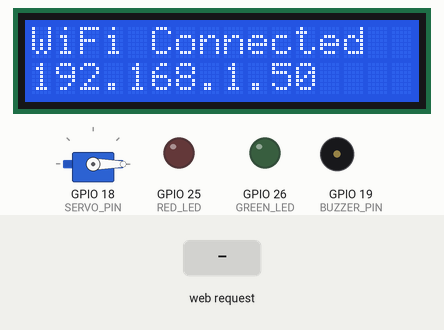
Simulated run of this sketch. Board: ESP32. Parts: servo, 16×2 character LCD, output pins drawn as LEDs (lit = HIGH), buzzer (waves = sounding, pin HIGH). The inputs (shaded band) are chosen by the test bench. WiFi joins after 1.5 s; servers stay silent unless stated; the local clock reads 2024-03-15 10:24:30 at power-on unless the sketch sets it; what the sketch prints to the serial monitor is not drawn.

Above: at 1.7 s.
At 7.8 s:
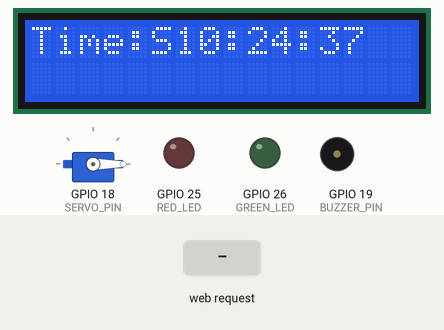
7.9 s: HTTP request GET /setAlarm?hour=1&min=1 received
At 8.8 s:
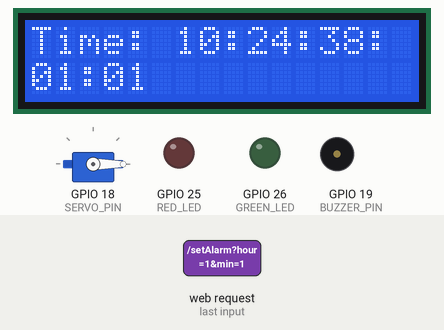
Timing chart, 0 to 10.9 s (numbered marks = the images above; inputs shaded):
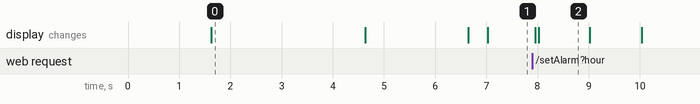

The sketch:

Medicine_Reminder_and_Delivery_Robot.ino
```cpp
#include <WiFi.h>
#include <WebServer.h>
#include <Wire.h>
#include <LiquidCrystal_I2C.h>
#include <ESP32Servo.h>
#include "time.h"

//================== WiFi ==================
const char* ssid = "  ";
const char* password = "  ";

//============== Web Server (Port 80) ======
WebServer server(80);

//============== Bangladesh Time ===========
const char* ntpServer = "pool.ntp.org";
const long gmtOffset_sec = 21600;
const int daylightOffset_sec = 0;

//============= Patient Info ===============
String patient = "  ";
String medicine = "  ";

// Alarm Time (ডিফল্ট)
int alarmHour = 16;
int alarmMinute = 34;

//============= LCD ========================
LiquidCrystal_I2C lcd(0x27, 16, 2);

//============= Servo ======================
Servo servo;

//============= Pins =======================
#define SERVO_PIN   18
#define BUZZER_PIN  19
#define RED_LED     25
#define GREEN_LED   26
#define BUTTON_PIN  27

bool alarmDone = false;
bool waitingButton = false;

// --- ওয়েবসাইট থেকে নতুন টাইম রিসিভ করার ফাংশন ---
void handleSetAlarm() {
  server.sendHeader("Access-Control-Allow-Origin", "*");
  server.sendHeader("Access-Control-Allow-Methods", "GET, POST, OPTIONS");
  server.sendHeader("Access-Control-Allow-Headers", "*");

  if (server.hasArg("hour") && server.hasArg("min")) {
    alarmHour = server.arg("hour").toInt();
    alarmMinute = server.arg("min").toInt();
    alarmDone = false;

    Serial.printf("New Alarm Set: %02d:%02d\n", alarmHour, alarmMinute);

    lcd.clear();
    lcd.setCursor(0, 0);
    lcd.print("Alarm Reset To:");
    lcd.setCursor(0, 1);
    char buf[16];
    sprintf(buf, "%02d:%02d", alarmHour, alarmMinute);
    lcd.print(buf);

    // ডিলয় তুলে সরাসরি রেসপন্স দিয়ে দেওয়া হলো যাতে Timeout না হয়
    server.send(200, "text/plain", "Alarm Updated Successfully");
  } else {
    server.send(400, "text/plain", "Bad Request: Missing parameters");
  }
}

// OPTIONS Preflight Handler
void handleOptions() {
  server.sendHeader("Access-Control-Allow-Origin", "*");
  server.sendHeader("Access-Control-Allow-Methods", "GET, POST, OPTIONS");
  server.sendHeader("Access-Control-Allow-Headers", "*");
  server.send(200, "text/plain", "OK");
}

void setup()
{
  Serial.begin(115200);

  pinMode(BUZZER_PIN, OUTPUT);
  pinMode(RED_LED, OUTPUT);
  pinMode(GREEN_LED, OUTPUT);
  pinMode(BUTTON_PIN, INPUT_PULLUP);

  servo.attach(SERVO_PIN);
  servo.write(0);

  lcd.init();
  lcd.backlight();

  lcd.clear();
  lcd.setCursor(0, 0);
  lcd.print("Medicine Robot");
  lcd.setCursor(0, 1);
  lcd.print("Connecting...");

  WiFi.begin(ssid, password);

  while (WiFi.status() != WL_CONNECTED) {
    delay(500);
    Serial.print(".");
  }

  Serial.println("\nWiFi Connected!");
  Serial.print("ESP32 IP: ");
  Serial.println(WiFi.localIP());

  // CORS Enable & Routes Setup
  server.enableCORS(true);
  server.on("/setAlarm", HTTP_OPTIONS, handleOptions);
  server.on("/setAlarm", HTTP_GET, handleSetAlarm);
  server.on("/setAlarm", HTTP_POST, handleSetAlarm);

  server.begin();
  Serial.println("Web Server Ready!");

  lcd.clear();
  lcd.setCursor(0, 0);
  lcd.print("WiFi Connected");
  lcd.setCursor(0, 1);
  lcd.print(WiFi.localIP());
  delay(3000);

  configTime(gmtOffset_sec, daylightOffset_sec, ntpServer);

  lcd.clear();
  lcd.print("Time Synced");
  delay(2000);
}

void loop()
{
  server.handleClient();

  struct tm timeinfo;
  if (!getLocalTime(&timeinfo)) {
    lcd.clear();
    lcd.print("No Time");
    delay(1000);
    return;
  }

  lcd.setCursor(0, 0);
  lcd.print("Time:");

  char currentTime[9];
  sprintf(currentTime, "%02d:%02d:%02d",
          timeinfo.tm_hour,
          timeinfo.tm_min,
          timeinfo.tm_sec);

  lcd.setCursor(6, 0);
  lcd.print(currentTime);

  if (timeinfo.tm_hour == alarmHour &&
      timeinfo.tm_min == alarmMinute &&
      !alarmDone)
  {
    alarmDone = true;
    waitingButton = true;

    digitalWrite(RED_LED, HIGH);
    digitalWrite(BUZZER_PIN, HIGH);

    servo.write(90);

    lcd.clear();
    lcd.setCursor(0, 0);
    lcd.print(patient);
    lcd.setCursor(0, 1);
    lcd.print(medicine);

    delay(3000);

    lcd.clear();
    lcd.print("Take Medicine");
  }

  if (waitingButton && digitalRead(BUTTON_PIN) == LOW)
  {
    delay(50);

    digitalWrite(BUZZER_PIN, LOW);
    digitalWrite(RED_LED, LOW);
    digitalWrite(GREEN_LED, HIGH);

    servo.write(0);

    lcd.clear();
    lcd.setCursor(0, 0);
    lcd.print("Thank You");
    lcd.setCursor(0, 1);
    lcd.print("Get Well Soon");

    delay(3000);

    digitalWrite(GREEN_LED, LOW);
    waitingButton = false;

    lcd.clear();
    lcd.setCursor(0, 0);
    lcd.print("Waiting...");
  }

  if (timeinfo.tm_hour != alarmHour) {
    alarmDone = false;
  }

  delay(10);
}
```

Measured:
- after the input at 7.9 s, the display: first changes after 0.05 s (image 2 shows a later state)
- what the display in image 0 shows lasts 3.0 s, from 1.6 s to 4.6 s
